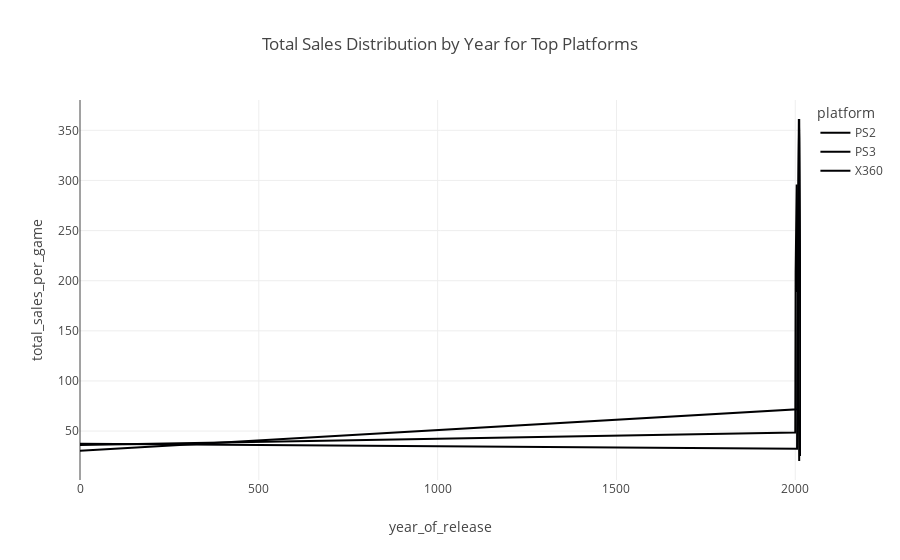

The notebook cell this image was saved under:
### Code cell
#Distribution of platforms with the greatest total sales
top_platforms = df.groupby('platform')['total_sales_per_game'].sum().nlargest(3)
filtered_df = df[df['platform'].isin(top_platforms.index)]

sales_per_year = filtered_df.groupby(['year_of_release', 'platform'])['total_sales_per_game'].sum().reset_index()

fig = px.line(sales_per_year, x='year_of_release', y='total_sales_per_game', color='platform',
              title='Total Sales Distribution by Year for Top Platforms')
fig

### Figure 1 — Plotly figure (JSON) as saved in the notebook; plotly's stock layout.template omitted (floating-point values rounded to 4 significant figures)
{"data": [{"hovertemplate": "platform=PS2<br>year_of_release=%{x}<br>total_sales_per_game=%{y}<extra></extra>", "legendgroup": "PS2", "line": {"color": "#000001", "dash": "solid"}, "marker": {"symbol": "circle"}, "mode": "lines", "name": "PS2", "orientation": "v", "showlegend": true, "type": "scatter", "x": [0, 2000, 2001, 2002, 2003, 2004, 2005, 2006, 2007, 2008, 2009, 2010, 2011], "xaxis": "x", "y": [36.16, 48.53, 208.2, 269.5, 270.0, 296.1, 252.8, 188.9, 196.4, 224.8, 120.1, 46.87, 20.17], "yaxis": "y"}, {"hovertemplate": "platform=PS3<br>year_of_release=%{x}<br>total_sales_per_game=%{y}<extra></extra>", "legendgroup": "PS3", "line": {"color": "#000002", "dash": "solid"}, "marker": {"symbol": "circle"}, "mode": "lines", "name": "PS3", "orientation": "v", "showlegend": true, "type": "scatter", "x": [0, 2006, 2007, 2008, 2009, 2010, 2011, 2012, 2013, 2014, 2015, 2016], "xaxis": "x", "y": [30.31, 71.79, 223.4, 333.9, 303.6, 334.1, 361.3, 254.8, 306.6, 209.1, 113.9, 32.4], "yaxis": "y"}, {"hovertemplate": "platform=X360<br>year_of_release=%{x}<br>total_sales_per_game=%{y}<extra></extra>", "legendgroup": "X360", "line": {"color": "#000003", "dash": "solid"}, "marker": {"symbol": "circle"}, "mode": "lines", "name": "X360", "orientation": "v", "showlegend": true, "type": "scatter", "x": [0, 2005, 2006, 2007, 2008, 2009, 2010, 2011, 2012, 2013, 2014, 2015, 2016], "xaxis": "x", "y": [37.26, 32.39, 146.1, 250.3, 353.9, 299.4, 361.2, 342.5, 248.4, 287.0, 178.8, 106.5, 25.19], "yaxis": "y"}], "layout": {"legend": {"title": {"text": "platform"}, "tracegroupgap": 0}, "title": {"text": "Total Sales Distribution by Year for Top Platforms"}, "xaxis": {"anchor": "y", "domain": [0, 1], "title": {"text": "year_of_release"}}, "yaxis": {"anchor": "x", "domain": [0, 1], "title": {"text": "total_sales_per_game"}}}}
